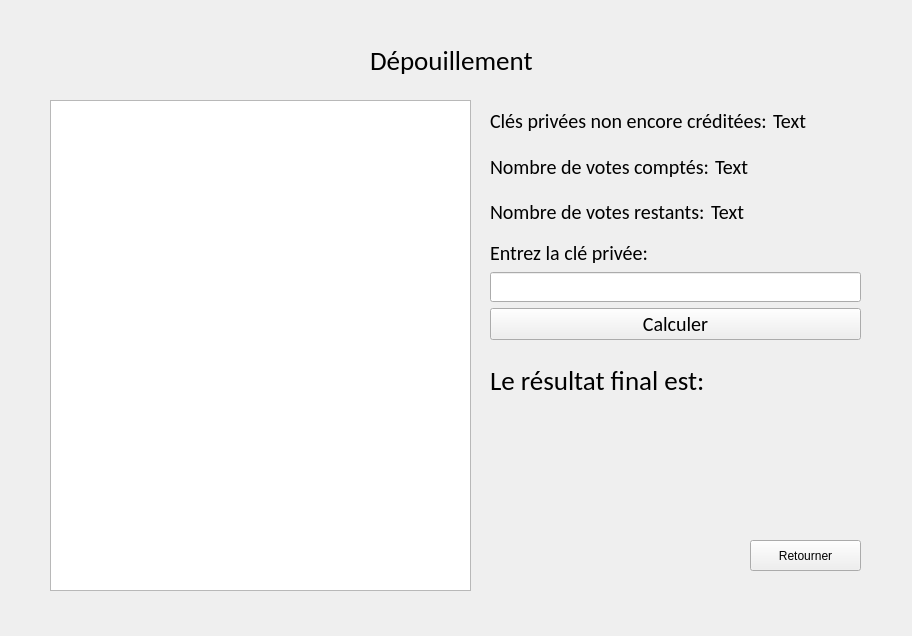
<?xml version="1.0" encoding="UTF-8"?>
<ui version="4.0">
 <class>countVote</class>
 <widget class="QWidget" name="countVote">
  <property name="geometry">
   <rect>
    <x>0</x>
    <y>0</y>
    <width>912</width>
    <height>636</height>
   </rect>
  </property>
  <property name="windowTitle">
   <string>Form</string>
  </property>
  <widget class="QLabel" name="label">
   <property name="geometry">
    <rect>
     <x>370</x>
     <y>40</y>
     <width>261</width>
     <height>41</height>
    </rect>
   </property>
   <property name="font">
    <font>
     <family>Calibri</family>
     <pointsize>20</pointsize>
    </font>
   </property>
   <property name="text">
    <string>Dépouillement</string>
   </property>
  </widget>
  <widget class="QTableView" name="resultView">
   <property name="geometry">
    <rect>
     <x>50</x>
     <y>100</y>
     <width>421</width>
     <height>491</height>
    </rect>
   </property>
  </widget>
  <widget class="QPushButton" name="gobackButton">
   <property name="geometry">
    <rect>
     <x>750</x>
     <y>540</y>
     <width>111</width>
     <height>31</height>
    </rect>
   </property>
   <property name="text">
    <string>Retourner</string>
   </property>
  </widget>
  <widget class="QWidget" name="layoutWidget">
   <property name="geometry">
    <rect>
     <x>490</x>
     <y>240</y>
     <width>371</width>
     <height>100</height>
    </rect>
   </property>
   <layout class="QVBoxLayout" name="verticalLayout">
    <item>
     <widget class="QLabel" name="label_3">
      <property name="font">
       <font>
        <family>Calibri</family>
        <pointsize>15</pointsize>
       </font>
      </property>
      <property name="text">
       <string>Entrez la clé privée:</string>
      </property>
     </widget>
    </item>
    <item>
     <widget class="QLineEdit" name="cleEdit">
      <property name="minimumSize">
       <size>
        <width>0</width>
        <height>30</height>
       </size>
      </property>
      <property name="echoMode">
       <enum>QLineEdit::Password</enum>
      </property>
     </widget>
    </item>
    <item>
     <widget class="QPushButton" name="calculateButton">
      <property name="minimumSize">
       <size>
        <width>0</width>
        <height>30</height>
       </size>
      </property>
      <property name="font">
       <font>
        <family>Calibri</family>
        <pointsize>15</pointsize>
       </font>
      </property>
      <property name="text">
       <string>Calculer</string>
      </property>
     </widget>
    </item>
   </layout>
  </widget>
  <widget class="QWidget" name="layoutWidget">
   <property name="geometry">
    <rect>
     <x>490</x>
     <y>101</y>
     <width>329</width>
     <height>131</height>
    </rect>
   </property>
   <layout class="QVBoxLayout" name="verticalLayout_2">
    <item>
     <layout class="QHBoxLayout" name="horizontalLayout">
      <item>
       <widget class="QLabel" name="label_2">
        <property name="font">
         <font>
          <family>Calibri</family>
          <pointsize>15</pointsize>
         </font>
        </property>
        <property name="text">
         <string>Clés privées non encore créditées:</string>
        </property>
       </widget>
      </item>
      <item>
       <widget class="QLabel" name="numPri">
        <property name="font">
         <font>
          <family>Calibri</family>
          <pointsize>15</pointsize>
         </font>
        </property>
        <property name="text">
         <string>Text</string>
        </property>
       </widget>
      </item>
     </layout>
    </item>
    <item>
     <layout class="QHBoxLayout" name="horizontalLayout_2">
      <item>
       <widget class="QLabel" name="label_4">
        <property name="font">
         <font>
          <family>Calibri</family>
          <pointsize>15</pointsize>
         </font>
        </property>
        <property name="text">
         <string>Nombre de votes comptés:</string>
        </property>
       </widget>
      </item>
      <item>
       <widget class="QLabel" name="numCacule">
        <property name="font">
         <font>
          <family>Calibri</family>
          <pointsize>15</pointsize>
         </font>
        </property>
        <property name="text">
         <string>Text</string>
        </property>
       </widget>
      </item>
     </layout>
    </item>
    <item>
     <layout class="QHBoxLayout" name="horizontalLayout_3">
      <item>
       <widget class="QLabel" name="label_5">
        <property name="font">
         <font>
          <family>Calibri</family>
          <pointsize>15</pointsize>
         </font>
        </property>
        <property name="text">
         <string>Nombre de votes restants:</string>
        </property>
       </widget>
      </item>
      <item>
       <widget class="QLabel" name="numRestant">
        <property name="font">
         <font>
          <family>Calibri</family>
          <pointsize>15</pointsize>
         </font>
        </property>
        <property name="text">
         <string>Text</string>
        </property>
       </widget>
      </item>
     </layout>
    </item>
   </layout>
  </widget>
  <widget class="QLabel" name="label_6">
   <property name="geometry">
    <rect>
     <x>490</x>
     <y>360</y>
     <width>321</width>
     <height>41</height>
    </rect>
   </property>
   <property name="font">
    <font>
     <family>Calibri</family>
     <pointsize>20</pointsize>
    </font>
   </property>
   <property name="text">
    <string>Le résultat final est:</string>
   </property>
  </widget>
  <widget class="QLabel" name="final_2">
   <property name="geometry">
    <rect>
     <x>520</x>
     <y>390</y>
     <width>311</width>
     <height>141</height>
    </rect>
   </property>
   <property name="font">
    <font>
     <family>Calibri</family>
     <pointsize>40</pointsize>
    </font>
   </property>
   <property name="text">
    <string/>
   </property>
  </widget>
 </widget>
 <resources/>
 <connections>
  <connection>
   <sender>calculateButton</sender>
   <signal>clicked()</signal>
   <receiver>countVote</receiver>
   <slot>calculate()</slot>
   <hints>
    <hint type="sourcelabel">
     <x>705</x>
     <y>325</y>
    </hint>
    <hint type="destinationlabel">
     <x>692</x>
     <y>392</y>
    </hint>
   </hints>
  </connection>
  <connection>
   <sender>gobackButton</sender>
   <signal>clicked()</signal>
   <receiver>countVote</receiver>
   <slot>goback()</slot>
   <hints>
    <hint type="sourcelabel">
     <x>809</x>
     <y>546</y>
    </hint>
    <hint type="destinationlabel">
     <x>813</x>
     <y>508</y>
    </hint>
   </hints>
  </connection>
 </connections>
 <slots>
  <slot>calculate()</slot>
  <slot>goback()</slot>
 </slots>
</ui>
